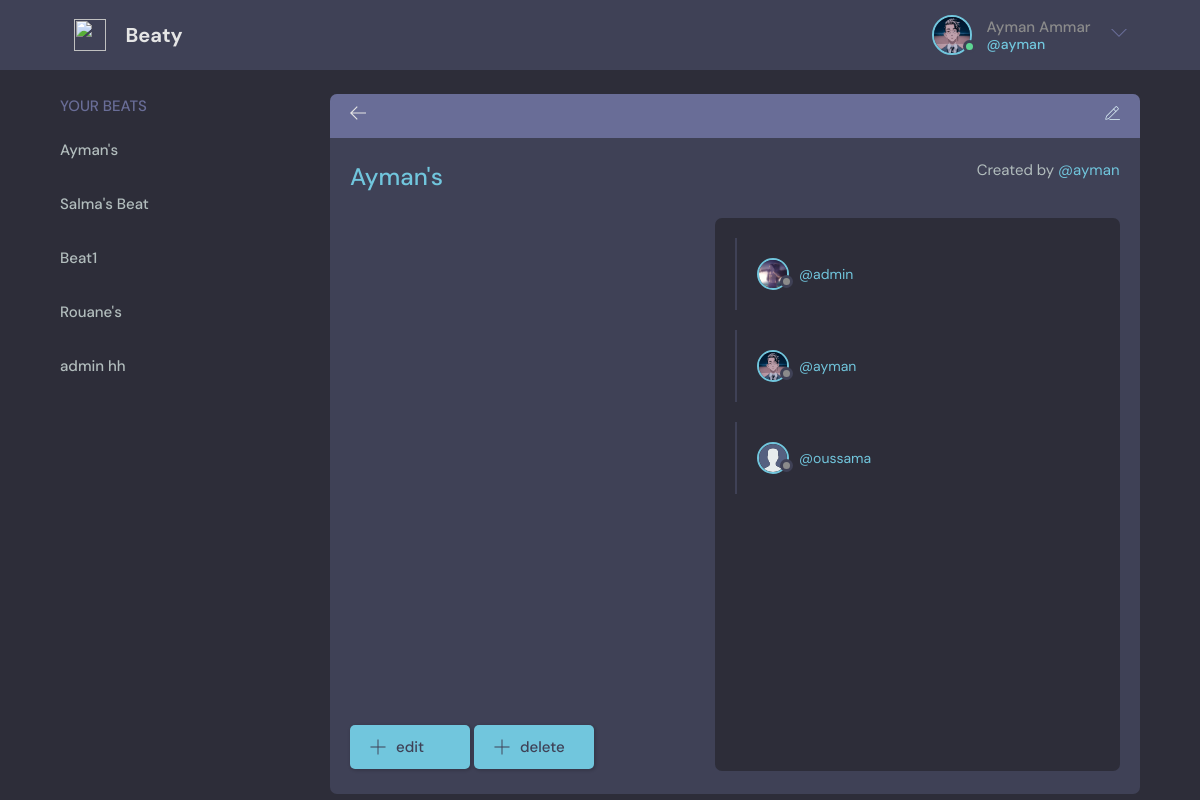
The app's page /beat/4/info (signed in) with its own data.
### base/models.py (models this page shows, shortened)
class User(AbstractUser):
    email = models.EmailField(unique=True, null=False)
    bio = models.CharField(max_length=300, default="")
    profile_img = models.ImageField(null=True, upload_to="images/")
    birthday=models.DateField(auto_now=False, null=True, blank=True)
    USERNAME_FIELD = 'email'
    REQUIRED_FIELDS = []
    def __str__(self):
        return self.username

class Beat(models.Model):
    creater = models.ForeignKey(User, on_delete=models.CASCADE, related_name='creater')
    name = models.CharField(max_length=200)
    description = models.TextField(default="")
    members = models.ManyToManyField(User, blank=True)
    updated = models.DateTimeField(auto_now=True)
    created = models.DateTimeField(auto_now_add=True)
    class Meta:
        ordering = ['-updated']

### base/views.py (the view)
# urls.py: path('beat/<str:pk>/info', views.beatInfo, name="beat-info"),
@login_required(login_url='login')
def beatInfo(request, pk):
    search = request.GET.get('search') if request.GET.get('search') else ''
    beats = request.user.beat_set.filter(
        Q(name__icontains=search) |
        Q(creater__username__icontains=search) |
        Q(description__icontains=search)
        )
    if len(beats)==0:
        beats=None
    beat = Beat.objects.get(id=pk)
    members = beat.members.all()
    context = {'beat': beat, 'beats': beats, 'members': members}
    return render(request, 'base/beat-info.html', context)

### base/templates/base/beat-info.html (shortened to what this page needs)
{% extends 'main.html' %}
{% block content %}
{% load static %}
<main class="profile-page layout layout--2">
    <div class="container">
        {% include 'base/beats-list.html' %}
        <div class="room">
        <div class="room__top">
            <div class="room__topLeft">
            <a href="{{ request.META.HTTP_REFERER }}">
                <svg version="1.1" xmlns="http://www.w3.org/2000/svg" width="32" height="32" viewBox="0 0 32 32">
                <title>arrow-left</title>
                <path
                    d="M13.723 2.286l-13.723 13.714 13.719 13.714 1.616-1.611-10.96-10.96h27.625v-2.286h-27.625l10.965-10.965-1.616-1.607z"
                ></path>
                </svg>
            </a>
            </div>
            {% if beat.creater == request.user %}
            <div class="room__topRight">
            <a href="{% url 'edit-beat' beat.id %}">
            </a>
            </div>
            {% endif %}
        </div>
        <div class="room__box scroll">
            <div class="room__header scroll">
                <div class="room__info">
                    <h3><a href="{% url 'beat-info' beat.id %}">{{beat.name}}</a></h3>
                    <span>Created by <a href="{% url 'profile' beat.creater %}">@{{beat.creater}}</a></span>
                </div>
            </div>
            <div class="room__conversation room__members">
                <div class="threads scroll">
                    {% for m in members %}
                    <div class="thread">
                        <div class="thread__top">
                            <div class="thread__author">
                                <a href="{% url 'profile' m %}" class="thread__authorInfo">
                                    <div class="avatar avatar--small">
                                        {% if not m.profile_img %}
                                            <img src="{% static 'images/avatar.svg' %}" alt="avatar">
                                        {% else %}
                                            <img src="{{m.profile_img.url}}" alt="avatar">
                                        {% endif %}
                                    </div>
                                    <span>@{{m}}</span>
                                </a>
                            </div>
                        </div>
                    </div>
                    {% endfor %}
                </div>
            </div>
            <div class="room__options">
                {% if request.user == beat.creater %}
                <a class="btn btn--main beat_btn" href="{% url 'edit-beat' beat.id %}">
                    <svg version="1.1" xmlns="http://www.w3.org/2000/svg" width="32" height="32" viewBox="0 0 32 32">
                        <title>add</title>
                        <path
                        d="M16.943 0.943h-1.885v14.115h-14.115v1.885h14.115v14.115h1.885v-14.115h14.115v-1.885h-14.115v-14.115z"
                        ></path>
                    </svg>
                    edit
                </a>
                <a class="btn btn--main beat_btn" href="{% url 'delete-beat' beat.id %}">
                    <svg version="1.1" xmlns="http://www.w3.org/2000/svg" width="32" height="32" viewBox="0 0 32 32">
                        <title>add</title>
                        <path
                        d="M16.943 0.943h-1.885v14.115h-14.115v1.885h14.115v14.115h1.885v-14.115h14.115v-1.885h-14.115v-14.115z"
                        ></path>
                    </svg>
                    delete
                </a>
                {% endif %}
            </div>
        </div>
    </div>
  </main>
  {% endblock %}

### templates/navbar.html (shortened to what this page needs)
{% load static %}
<header class="header header--loggedIn">
    <div class="container">
      <a href="{% url 'home' %}" class="header__logo">
        <img src="assets/logo.svg" />
        <h1>Beaty</h1>
      </a>
      <nav class="header__menu">
        {%  if request.user.is_authenticated %}
        <div class="header__user">
          <a href="{% url 'profile' request.user %}">
            <div class="avatar avatar--medium active">
              {% if not request.user.profile_img %}
                  <img src="{% static 'images/avatar.svg' %}" alt="avatar">
              {% else %}
                  <img src="{{request.user.profile_img.url}}" alt="avatar">
              {% endif %}
            </div>
            <p>{{request.user.first_name}} {{request.user.last_name}} <span>@{{request.user}}</span></p>
          </a>
          <button class="dropdown-button">
            <svg version="1.1" xmlns="http://www.w3.org/2000/svg" width="32" height="32" viewBox="0 0 32 32">
              <title>chevron-down</title>
              <path d="M16 21l-13-13h-3l16 16 16-16h-3l-13 13z"></path>
            </svg>
          </button>
        </div>
        {% else %}
        <a href="{% url 'login' %}">
          <img src="./assets/avatar.svg" />
          <p>Login</p>
        </a>
        {% endif %}
      </nav>
    </div>
  </header>

### base/templates/base/beats-list.html
<div class="topics">
    <div class="topics__header">
        <h2>Your Beats</h2>
    </div>
    {% if beats %}
    <ul class="topics__list">
        {% for beat in beats %}
        <li>
        <a href="{% url 'beat' beat.id %}">{{beat.name}}</a>
        </li>
        {% endfor %}
    </ul>
    {% else %}
	<div>
		<i>No beats..</i>
	</div>
    {% endif %}
</div>

### records on screen
User: user.profile_img (picture), user.first_name "Ayman", user.last_name "Ammar", user "ayman", profile_img (picture), username "ayman"
Beat: name "Ayman's", creater "ayman"
Beat: name "Salma's Beat"
Beat: name "Beat1"
Beat: name "Rouane's"
Beat: name "admin hh"
User: profile_img (picture), username "admin"
User: username "oussama"
